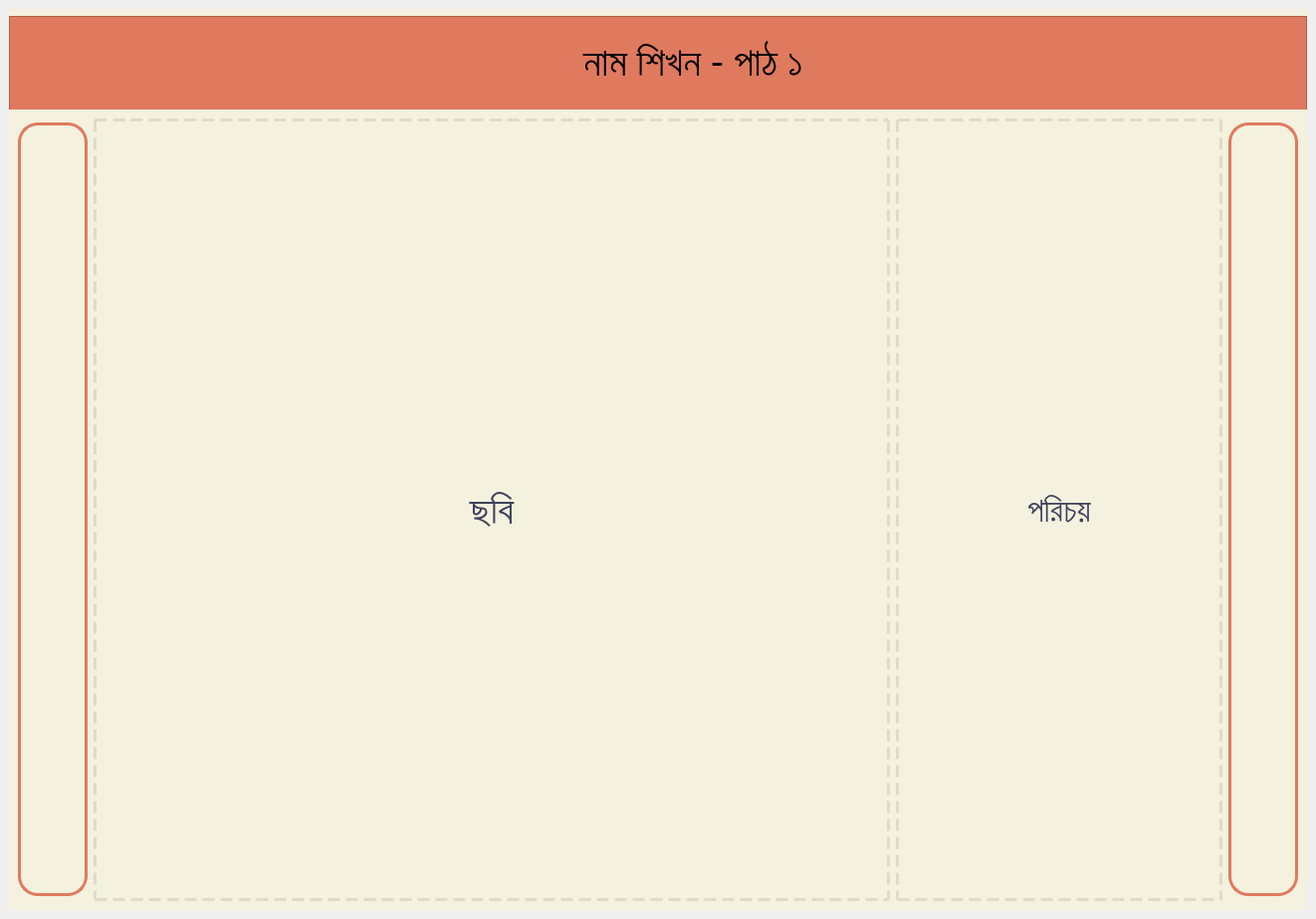
<?xml version="1.0" encoding="UTF-8"?>
<ui version="4.0">
 <class>MainWindow</class>
 <widget class="QMainWindow" name="MainWindow">
  <property name="geometry">
   <rect>
    <x>0</x>
    <y>0</y>
    <width>1322</width>
    <height>923</height>
   </rect>
  </property>
  <property name="minimumSize">
   <size>
    <width>1322</width>
    <height>923</height>
   </size>
  </property>
  <property name="windowTitle">
   <string>MainWindow</string>
  </property>
  <widget class="QWidget" name="centralwidget">
   <layout class="QVBoxLayout" name="verticalLayout_2">
    <item>
     <widget class="QStackedWidget" name="stackedWidget">
      <property name="minimumSize">
       <size>
        <width>1300</width>
        <height>900</height>
       </size>
      </property>
      <property name="styleSheet">
       <string notr="true">background-color: #F4F1DE;</string>
      </property>
      <property name="currentIndex">
       <number>2</number>
      </property>
      <widget class="QWidget" name="upload_lesson_page">
       <layout class="QGridLayout" name="gridLayout_2">
        <property name="leftMargin">
         <number>0</number>
        </property>
        <property name="topMargin">
         <number>0</number>
        </property>
        <property name="rightMargin">
         <number>0</number>
        </property>
        <property name="bottomMargin">
         <number>0</number>
        </property>
        <item row="0" column="0">
         <widget class="QFrame" name="top_frame">
          <property name="minimumSize">
           <size>
            <width>1280</width>
            <height>95</height>
           </size>
          </property>
          <property name="maximumSize">
           <size>
            <width>16777215</width>
            <height>80</height>
           </size>
          </property>
          <property name="styleSheet">
           <string notr="true">background-color: #E07A5F;
color: #3D405B; </string>
          </property>
          <property name="frameShape">
           <enum>QFrame::StyledPanel</enum>
          </property>
          <property name="frameShadow">
           <enum>QFrame::Raised</enum>
          </property>
          <layout class="QHBoxLayout" name="horizontalLayout_3">
           <item>
            <widget class="QPushButton" name="btn_back_to_home">
             <property name="sizePolicy">
              <sizepolicy hsizetype="Preferred" vsizetype="Preferred">
               <horstretch>0</horstretch>
               <verstretch>0</verstretch>
              </sizepolicy>
             </property>
             <property name="minimumSize">
              <size>
               <width>0</width>
               <height>60</height>
              </size>
             </property>
             <property name="maximumSize">
              <size>
               <width>60</width>
               <height>60</height>
              </size>
             </property>
             <property name="baseSize">
              <size>
               <width>0</width>
               <height>4</height>
              </size>
             </property>
             <property name="font">
              <font>
               <pointsize>11</pointsize>
              </font>
             </property>
             <property name="cursor">
              <cursorShape>PointingHandCursor</cursorShape>
             </property>
             <property name="mouseTracking">
              <bool>true</bool>
             </property>
             <property name="styleSheet">
              <string notr="true">QPushButton {
	background-color: ;
	border: none;
}

QPushButton:hover:!pressed
{
	background-color: #F4F1DE;
	border-radius: 30px;
}</string>
             </property>
             <property name="text">
              <string/>
             </property>
             <property name="icon">
              <iconset>
               <normaloff>../Images/back.png</normaloff>../Images/back.png</iconset>
             </property>
             <property name="iconSize">
              <size>
               <width>200</width>
               <height>200</height>
              </size>
             </property>
             <property name="autoDefault">
              <bool>false</bool>
             </property>
             <property name="default">
              <bool>false</bool>
             </property>
             <property name="flat">
              <bool>false</bool>
             </property>
            </widget>
           </item>
           <item>
            <widget class="QLabel" name="lbl_headline">
             <property name="font">
              <font>
               <family>Kalpurush</family>
               <pointsize>30</pointsize>
              </font>
             </property>
             <property name="styleSheet">
              <string notr="true">color: rgb(0, 0, 0);
padding-left: 5px;</string>
             </property>
             <property name="text">
              <string>পাঠসমূহ </string>
             </property>
             <property name="alignment">
              <set>Qt::AlignLeading|Qt::AlignLeft|Qt::AlignVCenter</set>
             </property>
            </widget>
           </item>
          </layout>
         </widget>
        </item>
        <item row="1" column="0">
         <widget class="QFrame" name="bottom_frame">
          <property name="minimumSize">
           <size>
            <width>1280</width>
            <height>700</height>
           </size>
          </property>
          <property name="styleSheet">
           <string notr="true">border: 2px solid rgb(224, 122, 95);</string>
          </property>
          <property name="frameShape">
           <enum>QFrame::StyledPanel</enum>
          </property>
          <property name="frameShadow">
           <enum>QFrame::Raised</enum>
          </property>
          <layout class="QGridLayout" name="gridLayout">
           <item row="0" column="3">
            <spacer name="verticalSpacer">
             <property name="orientation">
              <enum>Qt::Vertical</enum>
             </property>
             <property name="sizeType">
              <enum>QSizePolicy::Fixed</enum>
             </property>
             <property name="sizeHint" stdset="0">
              <size>
               <width>20</width>
               <height>138</height>
              </size>
             </property>
            </spacer>
           </item>
           <item row="1" column="0" colspan="2">
            <spacer name="horizontalSpacer_3">
             <property name="orientation">
              <enum>Qt::Horizontal</enum>
             </property>
             <property name="sizeType">
              <enum>QSizePolicy::Fixed</enum>
             </property>
             <property name="sizeHint" stdset="0">
              <size>
               <width>407</width>
               <height>20</height>
              </size>
             </property>
            </spacer>
           </item>
           <item row="1" column="2" colspan="3">
            <widget class="QPushButton" name="btn_select_folder">
             <property name="minimumSize">
              <size>
               <width>450</width>
               <height>80</height>
              </size>
             </property>
             <property name="maximumSize">
              <size>
               <width>350</width>
               <height>350</height>
              </size>
             </property>
             <property name="font">
              <font>
               <family>Kalpurush</family>
               <pointsize>20</pointsize>
              </font>
             </property>
             <property name="cursor">
              <cursorShape>PointingHandCursor</cursorShape>
             </property>
             <property name="mouseTracking">
              <bool>false</bool>
             </property>
             <property name="styleSheet">
              <string notr="true">QPushButton {
border: 5px solid #E07A5F;
border-radius: 20px;
}

QPushButton:hover:!pressed {
background-color: #3D405B;
color: #F4F1DE;
}</string>
             </property>
             <property name="text">
              <string>ফোল্ডার নির্বাচন করুন</string>
             </property>
             <property name="iconSize">
              <size>
               <width>400</width>
               <height>400</height>
              </size>
             </property>
            </widget>
           </item>
           <item row="1" column="5" colspan="2">
            <spacer name="horizontalSpacer_4">
             <property name="orientation">
              <enum>Qt::Horizontal</enum>
             </property>
             <property name="sizeType">
              <enum>QSizePolicy::Fixed</enum>
             </property>
             <property name="sizeHint" stdset="0">
              <size>
               <width>378</width>
               <height>20</height>
              </size>
             </property>
            </spacer>
           </item>
           <item row="2" column="3">
            <spacer name="verticalSpacer_3">
             <property name="orientation">
              <enum>Qt::Vertical</enum>
             </property>
             <property name="sizeHint" stdset="0">
              <size>
               <width>20</width>
               <height>25</height>
              </size>
             </property>
            </spacer>
           </item>
           <item row="3" column="0">
            <spacer name="horizontalSpacer">
             <property name="orientation">
              <enum>Qt::Horizontal</enum>
             </property>
             <property name="sizeType">
              <enum>QSizePolicy::Fixed</enum>
             </property>
             <property name="sizeHint" stdset="0">
              <size>
               <width>297</width>
               <height>20</height>
              </size>
             </property>
            </spacer>
           </item>
           <item row="3" column="1" colspan="5">
            <widget class="QTextEdit" name="edit_lesson_list">
             <property name="minimumSize">
              <size>
               <width>650</width>
               <height>220</height>
              </size>
             </property>
             <property name="font">
              <font>
               <family>Kalpurush</family>
               <pointsize>18</pointsize>
               <weight>50</weight>
               <italic>false</italic>
               <bold>false</bold>
              </font>
             </property>
             <property name="styleSheet">
              <string notr="true">border: 2px solid rgb(224, 122, 95);
padding-left: 10px;</string>
             </property>
             <property name="placeholderText">
              <string>পাঠসমূহ  </string>
             </property>
            </widget>
           </item>
           <item row="3" column="6">
            <spacer name="horizontalSpacer_2">
             <property name="orientation">
              <enum>Qt::Horizontal</enum>
             </property>
             <property name="sizeType">
              <enum>QSizePolicy::Fixed</enum>
             </property>
             <property name="sizeHint" stdset="0">
              <size>
               <width>297</width>
               <height>20</height>
              </size>
             </property>
            </spacer>
           </item>
           <item row="4" column="3">
            <spacer name="verticalSpacer_4">
             <property name="orientation">
              <enum>Qt::Vertical</enum>
             </property>
             <property name="sizeType">
              <enum>QSizePolicy::Fixed</enum>
             </property>
             <property name="sizeHint" stdset="0">
              <size>
               <width>20</width>
               <height>138</height>
              </size>
             </property>
            </spacer>
           </item>
           <item row="5" column="0" colspan="3">
            <spacer name="horizontalSpacer_6">
             <property name="orientation">
              <enum>Qt::Horizontal</enum>
             </property>
             <property name="sizeType">
              <enum>QSizePolicy::Fixed</enum>
             </property>
             <property name="sizeHint" stdset="0">
              <size>
               <width>507</width>
               <height>20</height>
              </size>
             </property>
            </spacer>
           </item>
           <item row="5" column="3">
            <widget class="QPushButton" name="bnt_start_lesson">
             <property name="enabled">
              <bool>false</bool>
             </property>
             <property name="minimumSize">
              <size>
               <width>250</width>
               <height>60</height>
              </size>
             </property>
             <property name="maximumSize">
              <size>
               <width>250</width>
               <height>350</height>
              </size>
             </property>
             <property name="font">
              <font>
               <family>Kalpurush</family>
               <pointsize>20</pointsize>
              </font>
             </property>
             <property name="cursor">
              <cursorShape>PointingHandCursor</cursorShape>
             </property>
             <property name="mouseTracking">
              <bool>false</bool>
             </property>
             <property name="styleSheet">
              <string notr="true">QPushButton {
border: 3px solid rgb(61, 64, 91);
border-radius: 20px;
}

QPushButton:hover:!pressed {
background-color: rgb(224, 122, 95);
color: #F4F1DE;
}</string>
             </property>
             <property name="text">
              <string>শুরু করুন</string>
             </property>
             <property name="iconSize">
              <size>
               <width>400</width>
               <height>400</height>
              </size>
             </property>
            </widget>
           </item>
           <item row="5" column="4" colspan="3">
            <spacer name="horizontalSpacer_5">
             <property name="orientation">
              <enum>Qt::Horizontal</enum>
             </property>
             <property name="sizeType">
              <enum>QSizePolicy::Fixed</enum>
             </property>
             <property name="sizeHint" stdset="0">
              <size>
               <width>497</width>
               <height>20</height>
              </size>
             </property>
            </spacer>
           </item>
           <item row="6" column="3">
            <spacer name="verticalSpacer_2">
             <property name="orientation">
              <enum>Qt::Vertical</enum>
             </property>
             <property name="sizeType">
              <enum>QSizePolicy::Fixed</enum>
             </property>
             <property name="sizeHint" stdset="0">
              <size>
               <width>20</width>
               <height>58</height>
              </size>
             </property>
            </spacer>
           </item>
          </layout>
         </widget>
        </item>
       </layout>
      </widget>
      <widget class="QWidget" name="home_page">
       <layout class="QVBoxLayout" name="verticalLayout_3">
        <property name="leftMargin">
         <number>0</number>
        </property>
        <property name="topMargin">
         <number>0</number>
        </property>
        <property name="rightMargin">
         <number>0</number>
        </property>
        <property name="bottomMargin">
         <number>0</number>
        </property>
        <item>
         <widget class="QFrame" name="top_frame_3">
          <property name="minimumSize">
           <size>
            <width>1300</width>
            <height>650</height>
           </size>
          </property>
          <property name="styleSheet">
           <string notr="true"/>
          </property>
          <property name="frameShape">
           <enum>QFrame::StyledPanel</enum>
          </property>
          <property name="frameShadow">
           <enum>QFrame::Raised</enum>
          </property>
          <layout class="QHBoxLayout" name="horizontalLayout">
           <property name="spacing">
            <number>5</number>
           </property>
           <property name="topMargin">
            <number>0</number>
           </property>
           <property name="rightMargin">
            <number>0</number>
           </property>
           <property name="bottomMargin">
            <number>0</number>
           </property>
           <item>
            <widget class="QPushButton" name="btn_lesson">
             <property name="maximumSize">
              <size>
               <width>350</width>
               <height>350</height>
              </size>
             </property>
             <property name="cursor">
              <cursorShape>PointingHandCursor</cursorShape>
             </property>
             <property name="styleSheet">
              <string notr="true">QPushButton {
border: 5px solid #E07A5F;
border-radius: 20px;
}

QPushButton:hover:!pressed {
background-color: #3D405B;
color: #F4F1DE;
}

QPushButton:pressed {
background-color: #F4F1DE;
color: #E07A5F;
}</string>
             </property>
             <property name="text">
              <string/>
             </property>
             <property name="icon">
              <iconset>
               <normaloff>../Images/lessons_icon.png</normaloff>../Images/lessons_icon.png</iconset>
             </property>
             <property name="iconSize">
              <size>
               <width>400</width>
               <height>400</height>
              </size>
             </property>
            </widget>
           </item>
           <item>
            <widget class="QPushButton" name="btn_evaluation">
             <property name="maximumSize">
              <size>
               <width>350</width>
               <height>350</height>
              </size>
             </property>
             <property name="cursor">
              <cursorShape>PointingHandCursor</cursorShape>
             </property>
             <property name="mouseTracking">
              <bool>false</bool>
             </property>
             <property name="styleSheet">
              <string notr="true">QPushButton {
border: 5px solid #E07A5F;
border-radius: 20px;
}

QPushButton:hover:!pressed {
background-color: #3D405B;
color: #F4F1DE;
}</string>
             </property>
             <property name="text">
              <string/>
             </property>
             <property name="icon">
              <iconset>
               <normaloff>../Images/evaluation_icon.png</normaloff>../Images/evaluation_icon.png</iconset>
             </property>
             <property name="iconSize">
              <size>
               <width>400</width>
               <height>400</height>
              </size>
             </property>
            </widget>
           </item>
          </layout>
         </widget>
        </item>
        <item>
         <widget class="QFrame" name="bottom_frame_3">
          <property name="minimumSize">
           <size>
            <width>1301</width>
            <height>151</height>
           </size>
          </property>
          <property name="frameShape">
           <enum>QFrame::StyledPanel</enum>
          </property>
          <property name="frameShadow">
           <enum>QFrame::Raised</enum>
          </property>
          <layout class="QHBoxLayout" name="horizontalLayout_2">
           <property name="leftMargin">
            <number>0</number>
           </property>
           <property name="topMargin">
            <number>0</number>
           </property>
           <property name="rightMargin">
            <number>0</number>
           </property>
           <property name="bottomMargin">
            <number>0</number>
           </property>
           <item>
            <widget class="QLabel" name="label">
             <property name="minimumSize">
              <size>
               <width>1300</width>
               <height>150</height>
              </size>
             </property>
             <property name="text">
              <string/>
             </property>
             <property name="pixmap">
              <pixmap>../Images/banner_icon.png</pixmap>
             </property>
             <property name="alignment">
              <set>Qt::AlignCenter</set>
             </property>
            </widget>
           </item>
          </layout>
         </widget>
        </item>
       </layout>
      </widget>
      <widget class="QWidget" name="lesson_page">
       <layout class="QVBoxLayout" name="verticalLayout">
        <property name="leftMargin">
         <number>0</number>
        </property>
        <property name="topMargin">
         <number>0</number>
        </property>
        <property name="rightMargin">
         <number>0</number>
        </property>
        <property name="bottomMargin">
         <number>0</number>
        </property>
        <item>
         <widget class="QFrame" name="top_frame_2">
          <property name="minimumSize">
           <size>
            <width>1280</width>
            <height>95</height>
           </size>
          </property>
          <property name="maximumSize">
           <size>
            <width>16777215</width>
            <height>80</height>
           </size>
          </property>
          <property name="styleSheet">
           <string notr="true">background-color: #E07A5F;
color: #3D405B; </string>
          </property>
          <property name="frameShape">
           <enum>QFrame::StyledPanel</enum>
          </property>
          <property name="frameShadow">
           <enum>QFrame::Raised</enum>
          </property>
          <layout class="QHBoxLayout" name="horizontalLayout_4">
           <item>
            <widget class="QPushButton" name="btn_back_to_home_2">
             <property name="sizePolicy">
              <sizepolicy hsizetype="Preferred" vsizetype="Preferred">
               <horstretch>0</horstretch>
               <verstretch>0</verstretch>
              </sizepolicy>
             </property>
             <property name="minimumSize">
              <size>
               <width>0</width>
               <height>60</height>
              </size>
             </property>
             <property name="maximumSize">
              <size>
               <width>60</width>
               <height>60</height>
              </size>
             </property>
             <property name="baseSize">
              <size>
               <width>0</width>
               <height>4</height>
              </size>
             </property>
             <property name="font">
              <font>
               <pointsize>11</pointsize>
              </font>
             </property>
             <property name="cursor">
              <cursorShape>PointingHandCursor</cursorShape>
             </property>
             <property name="mouseTracking">
              <bool>true</bool>
             </property>
             <property name="styleSheet">
              <string notr="true">QPushButton {
	background-color: ;
	border: none;
}

QPushButton:hover:!pressed
{
	background-color: #F4F1DE;
	border-radius: 30px;
}</string>
             </property>
             <property name="text">
              <string/>
             </property>
             <property name="icon">
              <iconset>
               <normaloff>../Images/back.png</normaloff>../Images/back.png</iconset>
             </property>
             <property name="iconSize">
              <size>
               <width>250</width>
               <height>250</height>
              </size>
             </property>
             <property name="autoDefault">
              <bool>false</bool>
             </property>
             <property name="default">
              <bool>false</bool>
             </property>
             <property name="flat">
              <bool>false</bool>
             </property>
            </widget>
           </item>
           <item>
            <widget class="QLabel" name="lbl_lesson_headline">
             <property name="font">
              <font>
               <family>Kalpurush</family>
               <pointsize>30</pointsize>
               <weight>50</weight>
               <italic>false</italic>
               <bold>false</bold>
              </font>
             </property>
             <property name="styleSheet">
              <string notr="true">color: rgb(0, 0, 0);
padding-left: 5px;
font: 30pt &quot;Kalpurush&quot;;</string>
             </property>
             <property name="text">
              <string>নাম শিখন - পাঠ ১</string>
             </property>
             <property name="alignment">
              <set>Qt::AlignCenter</set>
             </property>
            </widget>
           </item>
          </layout>
         </widget>
        </item>
        <item>
         <widget class="QFrame" name="bottom_frame_2">
          <property name="styleSheet">
           <string notr="true">background-color: rgb(244, 241, 222);
border: none;</string>
          </property>
          <property name="frameShape">
           <enum>QFrame::StyledPanel</enum>
          </property>
          <property name="frameShadow">
           <enum>QFrame::Raised</enum>
          </property>
          <layout class="QHBoxLayout" name="horizontalLayout_7">
           <item>
            <widget class="QPushButton" name="btn_prev_lesson">
             <property name="minimumSize">
              <size>
               <width>70</width>
               <height>777</height>
              </size>
             </property>
             <property name="maximumSize">
              <size>
               <width>60</width>
               <height>16777215</height>
              </size>
             </property>
             <property name="cursor">
              <cursorShape>PointingHandCursor</cursorShape>
             </property>
             <property name="styleSheet">
              <string notr="true">QPushButton {
border: 3px solid #E07A5F;
border-radius: 20px;
}

QPushButton:hover:!pressed {
background-color: #3D405B;
color: #F4F1DE;
}</string>
             </property>
             <property name="text">
              <string/>
             </property>
             <property name="icon">
              <iconset>
               <normaloff>../Images/backward.png</normaloff>../Images/backward.png</iconset>
             </property>
             <property name="iconSize">
              <size>
               <width>150</width>
               <height>150</height>
              </size>
             </property>
            </widget>
           </item>
           <item>
            <widget class="QLabel" name="lbl_image">
             <property name="minimumSize">
              <size>
               <width>800</width>
               <height>777</height>
              </size>
             </property>
             <property name="maximumSize">
              <size>
               <width>16777215</width>
               <height>16777215</height>
              </size>
             </property>
             <property name="font">
              <font>
               <pointsize>30</pointsize>
              </font>
             </property>
             <property name="styleSheet">
              <string notr="true">border: 3px dashed rgb(222, 219, 202);
color:  rgb(61, 64, 91);</string>
             </property>
             <property name="text">
              <string>ছবি</string>
             </property>
             <property name="alignment">
              <set>Qt::AlignCenter</set>
             </property>
            </widget>
           </item>
           <item>
            <widget class="QLabel" name="lbl_image_text">
             <property name="minimumSize">
              <size>
               <width>300</width>
               <height>777</height>
              </size>
             </property>
             <property name="maximumSize">
              <size>
               <width>700</width>
               <height>16777215</height>
              </size>
             </property>
             <property name="font">
              <font>
               <pointsize>25</pointsize>
              </font>
             </property>
             <property name="styleSheet">
              <string notr="true">border: 3px dashed rgb(222, 219, 202);
color:  rgb(61, 64, 91);</string>
             </property>
             <property name="text">
              <string>পরিচয়</string>
             </property>
             <property name="alignment">
              <set>Qt::AlignCenter</set>
             </property>
             <property name="wordWrap">
              <bool>true</bool>
             </property>
            </widget>
           </item>
           <item>
            <widget class="QPushButton" name="btn_next_lesson">
             <property name="minimumSize">
              <size>
               <width>70</width>
               <height>777</height>
              </size>
             </property>
             <property name="maximumSize">
              <size>
               <width>60</width>
               <height>16777215</height>
              </size>
             </property>
             <property name="cursor">
              <cursorShape>PointingHandCursor</cursorShape>
             </property>
             <property name="styleSheet">
              <string notr="true">QPushButton {
border: 3px solid #E07A5F;
border-radius: 20px;
}

QPushButton:hover:!pressed {
background-color: #3D405B;
color: #F4F1DE;
}</string>
             </property>
             <property name="text">
              <string/>
             </property>
             <property name="icon">
              <iconset>
               <normaloff>../Images/forward.png</normaloff>../Images/forward.png</iconset>
             </property>
             <property name="iconSize">
              <size>
               <width>100</width>
               <height>100</height>
              </size>
             </property>
            </widget>
           </item>
          </layout>
         </widget>
        </item>
       </layout>
      </widget>
     </widget>
    </item>
   </layout>
  </widget>
 </widget>
 <resources/>
 <connections/>
</ui>
